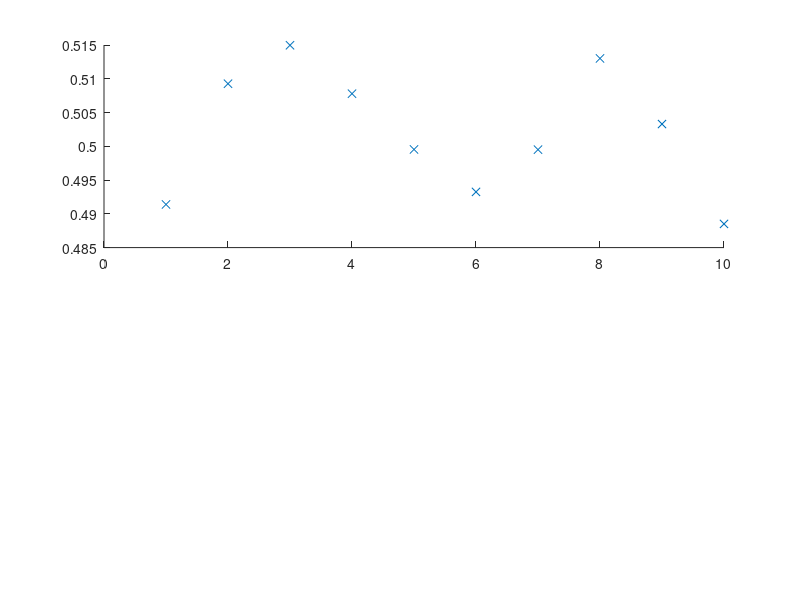

Write MATLAB code to recreate this figure. (Note: this script raises an error after producing the figure.)
% 1.3 Bias of sample mean

% Initialise matrix
x = zeros(10,1000);

% Generate ten 1000-sample realisations of X
for i=1:10
    x(i,:) = rand(1,1000);
end

% Calculate means and standard deviations
m_hat = mean(x, 2)
sigma_hat = std(x, 0, 2)

% Plot Estimates
fig1 = figure(1);
clf

subplot(2,1,1); hold on;
plot(m_hat, 'x');
yline(0.5);
title('Plot of sample means', 'Interpreter', 'Latex');
legend('Sample mean','Theoretical mean', 'Interpreter', 'Latex')
xlabel('Ensemble index')
ylabel('Sample mean, \^{m} (AU)')
ylim([0 1])
hold off;

subplot(2,1,2); hold on;
plot(sigma_hat, 'x');
yline(1/sqrt(12));
title('Plot of sample standard deviations');
legend('Sample standard deviation', 'Theoretical standard deviation')
xlabel('Ensemble index')
ylabel('Sample standard deviation, $\hat{\sigma}$ (AU)')
ylim([0 0.5])
hold off;
